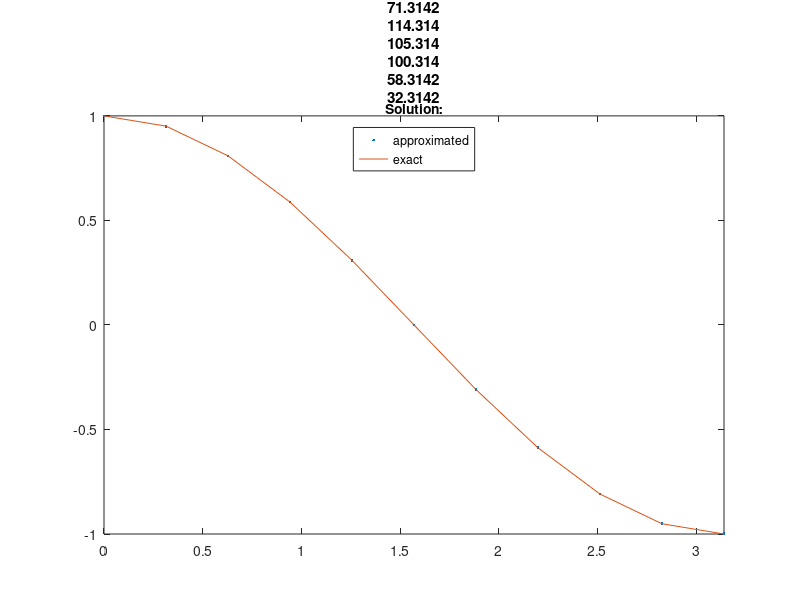

Write the MATLAB code that produced this figure. (Note: this script raises an error after producing the figure.)
clear all;

%data init

interval_start = 0.0;
interval_end = pi;
t_start = 0;
y_start = 1.0;
error = [];

%function init

f = @(t,y) -100*y + 100*cos(t) - sin(t);
exact_f = @(t) cos(t);

%method choice 'explicit', 'implicit', 'trapezoidal', 'midpoint'

method = 'implicit';

%solving start

for n = [10 ,20 , 40, 80, 160, 320, 640, 1280] %iterating throught numers of samples
    h =  abs(interval_start - interval_end) / n; %grid size calculation
    t = linspace(interval_start, interval_end, n + 1); %time vector init

    exact_f_t = zeros(1, round(n)); %place for approximated function
for i = 1:n+1
     exact_f_t(i) = exact_f(t(i)); %vector of exact solutions in time
end

switch method
    case'explicit'
            approx_f = [];
            approx_f(1) = y_start;
            for k = 1:n
                estimated = approx_f(k) + h*f(t(k), approx_f(k));
                approx_f = [approx_f, estimated];
            end
    case'implicit'
    approx_f = [];
            approx_f(1) = y_start;
            for k = 1:n
                estimated = (approx_f(k) + h * 100 * cos(t(k+1)) - h * sin(t(k+1))) / (1 + 100*h);
                approx_f = [approx_f, estimated];
            end
    case 'trapezoidal'
    approx_f = [];
            approx_f(1) = y_start;
            for k = 1:n
                estimated = (approx_f(k)+h/2*(-100*approx_f(k)+100*cos(t(k))-sin(t(k))+100*cos(t(k+1))-sin(t(k+1))))/(1+h/2*100);
                approx_f = [approx_f, estimated];
            end
    case 'midpoint'
    approx_f = [];
            approx_f(1) = y_start;
            approx_f(2) = y_start + h * f(t_start, y_start); 
            for k = 2:n
                estimated = approx_f(k-1) + 2 * h * approx_f(k);
                approx_f = [approx_f, estimated];
            end
end

%plotting figure

figure(n);
plot(t, approx_f, '.', t ,exact_f_t, '-');
title("Grid: " + h);
lgd = legend("approximated", "exact","location",'north' );
title(lgd, "Solution:");
xlim([0, pi]);

%error calculation
temp_e = max(abs(exact_f_t-approx_f), [], "all");
error = [error , temp_e ]; %adding maximum error for the particular n point case

index = log2(error(1:length(error)-1)./error(2:length(error)));
if(n>10)
fprintf(1, "For n: %f" , n)
fprintf(1, " points case index is: %f" , index(length(index)))
fprintf(1, " with maximum error: %f \n", temp_e)
end
end


